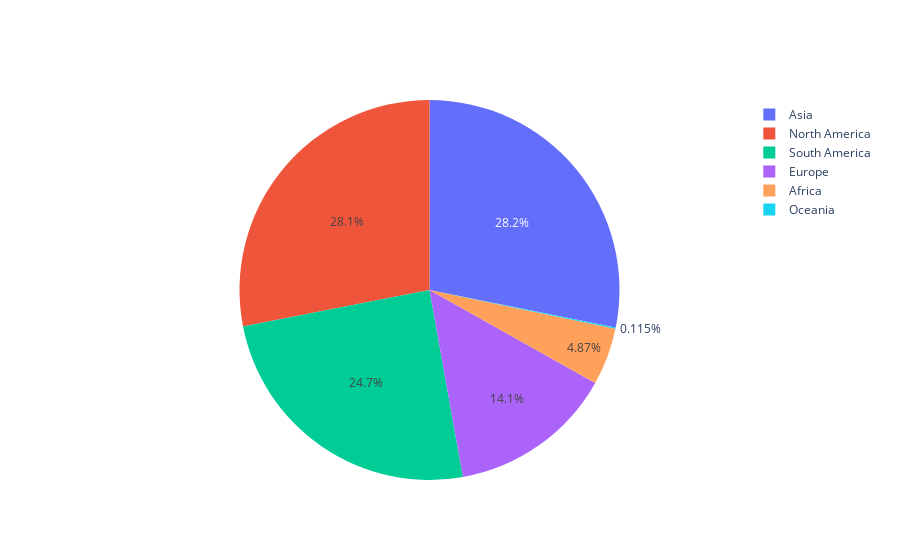

Source (notebook cell):
### Markdown cell above
1. Сделайте круговую диаграмму, на которой были бы отражено число заболеваний COVID-19 по континентам

### Code cell
import plotly.graph_objs as go


df = df_normal.groupby("continent")["total_cases"].sum().reset_index()

fig = go.Figure()
fig.add_trace(go.Pie(labels=df["continent"],
                     values=df["total_cases"]))
fig

### Figure 1 — Plotly figure (JSON) as saved in the notebook; plotly's stock layout.template omitted (floating-point values rounded to 4 significant figures)
{"data": [{"labels": ["Africa", "Asia", "Europe", "North America", "Oceania", "South America"], "type": "pie", "values": [1268832, 7336338, 3661439, 7316807, 29954, 6446182]}], "layout": {"autosize": true}}
